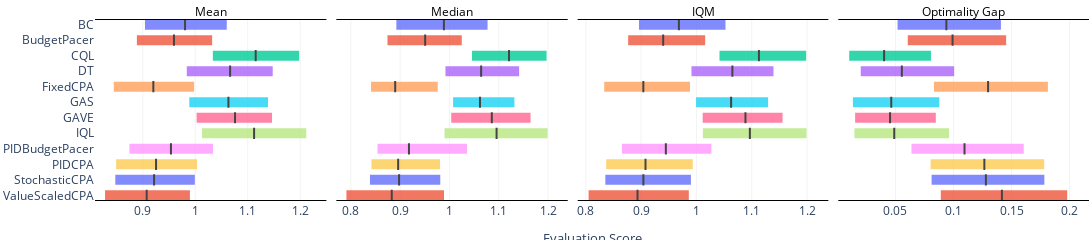

Notebook source saved alongside this figure:
### Code cell
aggregate_scores, aggregate_score_cis = compute_agent_interval_estimates(
    df_best_per_rotation,
    score_col="mean_score",
    run_setting_cols=["period", "rotate_index"],
    normalize_scores=True,
    reps=20000,
    task_bootstrap=True,
)
fig = plot_interval_estimates(
    point_estimates=aggregate_scores,
    interval_estimates=aggregate_score_cis,
    metric_names=['Mean', 'Median', 'IQM', 'Optimality Gap'],
    xlabel='Evaluation Score',
    fig_width=1200,
)
fig.show()

### Figure 1 — Plotly figure (JSON) as saved in the notebook; plotly's stock layout.template omitted (floating-point values rounded to 4 significant figures)
{"data": [{"hovertemplate": "<b>BC</b><br>Mean<br>Point: 0.980<br>CI: [0.904, 1.060]<extra></extra>", "line": {"color": "#636EFA", "width": 10}, "mode": "lines", "name": "BC_Mean", "opacity": 0.8, "showlegend": false, "type": "scatter", "x": [0.9041, 1.06], "xaxis": "x", "y": [5.5, 5.5], "yaxis": "y"}, {"hoverinfo": "skip", "marker": {"color": "black", "line": {"width": 2}, "size": 8, "symbol": "line-ns"}, "mode": "markers", "name": "BC_Mean_point", "showlegend": false, "type": "scatter", "x": [0.9805], "xaxis": "x", "y": [5.5], "yaxis": "y"}, {"hovertemplate": "<b>BudgetPacer</b><br>Mean<br>Point: 0.959<br>CI: [0.889, 1.032]<extra></extra>", "line": {"color": "#EF553B", "width": 10}, "mode": "lines", "name": "BudgetPacer_Mean", "opacity": 0.8, "showlegend": false, "type": "scatter", "x": [0.8887, 1.032], "xaxis": "x", "y": [5, 5], "yaxis": "y"}, {"hoverinfo": "skip", "marker": {"color": "black", "line": {"width": 2}, "size": 8, "symbol": "line-ns"}, "mode": "markers", "name": "BudgetPacer_Mean_point", "showlegend": false, "type": "scatter", "x": [0.9594], "xaxis": "x", "y": [5], "yaxis": "y"}, {"hovertemplate": "<b>CQL</b><br>Mean<br>Point: 1.115<br>CI: [1.033, 1.198]<extra></extra>", "line": {"color": "#00CC96", "width": 10}, "mode": "lines", "name": "CQL_Mean", "opacity": 0.8, "showlegend": false, "type": "scatter", "x": [1.033, 1.198], "xaxis": "x", "y": [4.5, 4.5], "yaxis": "y"}, {"hoverinfo": "skip", "marker": {"color": "black", "line": {"width": 2}, "size": 8, "symbol": "line-ns"}, "mode": "markers", "name": "CQL_Mean_point", "showlegend": false, "type": "scatter", "x": [1.115], "xaxis": "x", "y": [4.5], "yaxis": "y"}, {"hovertemplate": "<b>DT</b><br>Mean<br>Point: 1.066<br>CI: [0.984, 1.148]<extra></extra>", "line": {"color": "#AB63FA", "width": 10}, "mode": "lines", "name": "DT_Mean", "opacity": 0.8, "showlegend": false, "type": "scatter", "x": [0.9838, 1.148], "xaxis": "x", "y": [4, 4], "yaxis": "y"}, {"hoverinfo": "skip", "marker": {"color": "black", "line": {"width": 2}, "size": 8, "symbol": "line-ns"}, "mode": "markers", "name": "DT_Mean_point", "showlegend": false, "type": "scatter", "x": [1.066], "xaxis": "x", "y": [4], "yaxis": "y"}, {"hovertemplate": "<b>FixedCPA</b><br>Mean<br>Point: 0.920<br>CI: [0.845, 0.998]<extra></extra>", "line": {"color": "#FFA15A", "width": 10}, "mode": "lines", "name": "FixedCPA_Mean", "opacity": 0.8, "showlegend": false, "type": "scatter", "x": [0.8446, 0.9978], "xaxis": "x", "y": [3.5, 3.5], "yaxis": "y"}, {"hoverinfo": "skip", "marker": {"color": "black", "line": {"width": 2}, "size": 8, "symbol": "line-ns"}, "mode": "markers", "name": "FixedCPA_Mean_point", "showlegend": false, "type": "scatter", "x": [0.92], "xaxis": "x", "y": [3.5], "yaxis": "y"}, {"hovertemplate": "<b>GAS</b><br>Mean<br>Point: 1.063<br>CI: [0.989, 1.139]<extra></extra>", "line": {"color": "#19D3F3", "width": 10}, "mode": "lines", "name": "GAS_Mean", "opacity": 0.8, "showlegend": false, "type": "scatter", "x": [0.9886, 1.139], "xaxis": "x", "y": [3, 3], "yaxis": "y"}, {"hoverinfo": "skip", "marker": {"color": "black", "line": {"width": 2}, "size": 8, "symbol": "line-ns"}, "mode": "markers", "name": "GAS_Mean_point", "showlegend": false, "type": "scatter", "x": [1.063], "xaxis": "x", "y": [3], "yaxis": "y"}, {"hovertemplate": "<b>GAVE</b><br>Mean<br>Point: 1.076<br>CI: [1.002, 1.146]<extra></extra>", "line": {"color": "#FF6692", "width": 10}, "mode": "lines", "name": "GAVE_Mean", "opacity": 0.8, "showlegend": false, "type": "scatter", "x": [1.002, 1.146], "xaxis": "x", "y": [2.5, 2.5], "yaxis": "y"}, {"hoverinfo": "skip", "marker": {"color": "black", "line": {"width": 2}, "size": 8, "symbol": "line-ns"}, "mode": "markers", "name": "GAVE_Mean_point", "showlegend": false, "type": "scatter", "x": [1.076], "xaxis": "x", "y": [2.5], "yaxis": "y"}, {"hovertemplate": "<b>IQL</b><br>Mean<br>Point: 1.112<br>CI: [1.013, 1.212]<extra></extra>", "line": {"color": "#B6E880", "width": 10}, "mode": "lines", "name": "IQL_Mean", "opacity": 0.8, "showlegend": false, "type": "scatter", "x": [1.013, 1.212], "xaxis": "x", "y": [2, 2], "yaxis": "y"}, {"hoverinfo": "skip", "marker": {"color": "black", "line": {"width": 2}, "size": 8, "symbol": "line-ns"}, "mode": "markers", "name": "IQL_Mean_point", "showlegend": false, "type": "scatter", "x": [1.112], "xaxis": "x", "y": [2], "yaxis": "y"}, {"hovertemplate": "<b>PIDBudgetPacer</b><br>Mean<br>Point: 0.954<br>CI: [0.874, 1.034]<extra></extra>", "line": {"color": "#FF97FF", "width": 10}, "mode": "lines", "name": "PIDBudgetPacer_Mean", "opacity": 0.8, "showlegend": false, "type": "scatter", "x": [0.8745, 1.034], "xaxis": "x", "y": [1.5, 1.5], "yaxis": "y"}, {"hoverinfo": "skip", "marker": {"color": "black", "line": {"width": 2}, "size": 8, "symbol": "line-ns"}, "mode": "markers", "name": "PIDBudgetPacer_Mean_point", "showlegend": false, "type": "scatter", "x": [0.9536], "xaxis": "x", "y": [1.5], "yaxis": "y"}, {"hovertemplate": "<b>PIDCPA</b><br>Mean<br>Point: 0.925<br>CI: [0.849, 1.003]<extra></extra>", "line": {"color": "#FECB52", "width": 10}, "mode": "lines", "name": "PIDCPA_Mean", "opacity": 0.8, "showlegend": false, "type": "scatter", "x": [0.8491, 1.003], "xaxis": "x", "y": [1, 1], "yaxis": "y"}, {"hoverinfo": "skip", "marker": {"color": "black", "line": {"width": 2}, "size": 8, "symbol": "line-ns"}, "mode": "markers", "name": "PIDCPA_Mean_point", "showlegend": false, "type": "scatter", "x": [0.9252], "xaxis": "x", "y": [1], "yaxis": "y"}, {"hovertemplate": "<b>StochasticCPA</b><br>Mean<br>Point: 0.921<br>CI: [0.848, 0.999]<extra></extra>", "line": {"color": "#636EFA", "width": 10}, "mode": "lines", "name": "StochasticCPA_Mean", "opacity": 0.8, "showlegend": false, "type": "scatter", "x": [0.8475, 0.9991], "xaxis": "x", "y": [0.5, 0.5], "yaxis": "y"}, {"hoverinfo": "skip", "marker": {"color": "black", "line": {"width": 2}, "size": 8, "symbol": "line-ns"}, "mode": "markers", "name": "StochasticCPA_Mean_point", "showlegend": false, "type": "scatter", "x": [0.9214], "xaxis": "x", "y": [0.5], "yaxis": "y"}, {"hovertemplate": "<b>ValueScaledCPA</b><br>Mean<br>Point: 0.907<br>CI: [0.828, 0.990]<extra></extra>", "line": {"color": "#EF553B", "width": 10}, "mode": "lines", "name": "ValueScaledCPA_Mean", "opacity": 0.8, "showlegend": false, "type": "scatter", "x": [0.828, 0.9898], "xaxis": "x", "y": [0, 0], "yaxis": "y"}, {"hoverinfo": "skip", "marker": {"color": "black", "line": {"width": 2}, "size": 8, "symbol": "line-ns"}, "mode": "markers", "name": "ValueScaledCPA_Mean_point", "showlegend": false, "type": "scatter", "x": [0.9073], "xaxis": "x", "y": [0], "yaxis": "y"}, {"hovertemplate": "<b>BC</b><br>Median<br>Point: 0.989<br>CI: [0.892, 1.077]<extra></extra>", "line": {"color": "#636EFA", "width": 10}, "mode": "lines", "name": "BC_Median", "opacity": 0.8, "showlegend": false, "type": "scatter", "x": [0.8923, 1.077], "xaxis": "x2", "y": [5.5, 5.5], "yaxis": "y2"}, {"hoverinfo": "skip", "marker": {"color": "black", "line": {"width": 2}, "size": 8, "symbol": "line-ns"}, "mode": "markers", "name": "BC_Median_point", "showlegend": false, "type": "scatter", "x": [0.9888], "xaxis": "x2", "y": [5.5], "yaxis": "y2"}, {"hovertemplate": "<b>BudgetPacer</b><br>Median<br>Point: 0.951<br>CI: [0.874, 1.025]<extra></extra>", "line": {"color": "#EF553B", "width": 10}, "mode": "lines", "name": "BudgetPacer_Median", "opacity": 0.8, "showlegend": false, "type": "scatter", "x": [0.8743, 1.025], "xaxis": "x2", "y": [5, 5], "yaxis": "y2"}, {"hoverinfo": "skip", "marker": {"color": "black", "line": {"width": 2}, "size": 8, "symbol": "line-ns"}, "mode": "markers", "name": "BudgetPacer_Median_point", "showlegend": false, "type": "scatter", "x": [0.9507], "xaxis": "x2", "y": [5], "yaxis": "y2"}, {"hovertemplate": "<b>CQL</b><br>Median<br>Point: 1.121<br>CI: [1.046, 1.197]<extra></extra>", "line": {"color": "#00CC96", "width": 10}, "mode": "lines", "name": "CQL_Median", "opacity": 0.8, "showlegend": false, "type": "scatter", "x": [1.046, 1.197], "xaxis": "x2", "y": [4.5, 4.5], "yaxis": "y2"}, {"hoverinfo": "skip", "marker": {"color": "black", "line": {"width": 2}, "size": 8, "symbol": "line-ns"}, "mode": "markers", "name": "CQL_Median_point", "showlegend": false, "type": "scatter", "x": [1.121], "xaxis": "x2", "y": [4.5], "yaxis": "y2"}, {"hovertemplate": "<b>DT</b><br>Median<br>Point: 1.064<br>CI: [0.992, 1.141]<extra></extra>", "line": {"color": "#AB63FA", "width": 10}, "mode": "lines", "name": "DT_Median", "opacity": 0.8, "showlegend": false, "type": "scatter", "x": [0.9919, 1.141], "xaxis": "x2", "y": [4, 4], "yaxis": "y2"}, {"hoverinfo": "skip", "marker": {"color": "black", "line": {"width": 2}, "size": 8, "symbol": "line-ns"}, "mode": "markers", "name": "DT_Median_point", "showlegend": false, "type": "scatter", "x": [1.064], "xaxis": "x2", "y": [4], "yaxis": "y2"}, {"hovertemplate": "<b>FixedCPA</b><br>Median<br>Point: 0.890<br>CI: [0.841, 0.976]<extra></extra>", "line": {"color": "#FFA15A", "width": 10}, "mode": "lines", "name": "FixedCPA_Median", "opacity": 0.8, "showlegend": false, "type": "scatter", "x": [0.8409, 0.9763], "xaxis": "x2", "y": [3.5, 3.5], "yaxis": "y2"}, {"hoverinfo": "skip", "marker": {"color": "black", "line": {"width": 2}, "size": 8, "symbol": "line-ns"}, "mode": "markers", "name": "FixedCPA_Median_point", "showlegend": false, "type": "scatter", "x": [0.89], "xaxis": "x2", "y": [3.5], "yaxis": "y2"}, {"hovertemplate": "<b>GAS</b><br>Median<br>Point: 1.062<br>CI: [1.007, 1.132]<extra></extra>", "line": {"color": "#19D3F3", "width": 10}, "mode": "lines", "name": "GAS_Median", "opacity": 0.8, "showlegend": false, "type": "scatter", "x": [1.007, 1.132], "xaxis": "x2", "y": [3, 3], "yaxis": "y2"}, {"hoverinfo": "skip", "marker": {"color": "black", "line": {"width": 2}, "size": 8, "symbol": "line-ns"}, "mode": "markers", "name": "GAS_Median_point", "showlegend": false, "type": "scatter", "x": [1.062], "xaxis": "x2", "y": [3], "yaxis": "y2"}, {"hovertemplate": "<b>GAVE</b><br>Median<br>Point: 1.086<br>CI: [1.004, 1.165]<extra></extra>", "line": {"color": "#FF6692", "width": 10}, "mode": "lines", "name": "GAVE_Median", "opacity": 0.8, "showlegend": false, "type": "scatter", "x": [1.004, 1.165], "xaxis": "x2", "y": [2.5, 2.5], "yaxis": "y2"}, {"hoverinfo": "skip", "marker": {"color": "black", "line": {"width": 2}, "size": 8, "symbol": "line-ns"}, "mode": "markers", "name": "GAVE_Median_point", "showlegend": false, "type": "scatter", "x": [1.086], "xaxis": "x2", "y": [2.5], "yaxis": "y2"}, {"hovertemplate": "<b>IQL</b><br>Median<br>Point: 1.096<br>CI: [0.990, 1.199]<extra></extra>", "line": {"color": "#B6E880", "width": 10}, "mode": "lines", "name": "IQL_Median", "opacity": 0.8, "showlegend": false, "type": "scatter", "x": [0.9901, 1.199], "xaxis": "x2", "y": [2, 2], "yaxis": "y2"}, {"hoverinfo": "skip", "marker": {"color": "black", "line": {"width": 2}, "size": 8, "symbol": "line-ns"}, "mode": "markers", "name": "IQL_Median_point", "showlegend": false, "type": "scatter", "x": [1.096], "xaxis": "x2", "y": [2], "yaxis": "y2"}, {"hovertemplate": "<b>PIDBudgetPacer</b><br>Median<br>Point: 0.918<br>CI: [0.854, 1.036]<extra></extra>", "line": {"color": "#FF97FF", "width": 10}, "mode": "lines", "name": "PIDBudgetPacer_Median", "opacity": 0.8, "showlegend": false, "type": "scatter", "x": [0.8541, 1.036], "xaxis": "x2", "y": [1.5, 1.5], "yaxis": "y2"}, {"hoverinfo": "skip", "marker": {"color": "black", "line": {"width": 2}, "size": 8, "symbol": "line-ns"}, "mode": "markers", "name": "PIDBudgetPacer_Median_point", "showlegend": false, "type": "scatter", "x": [0.9179], "xaxis": "x2", "y": [1.5], "yaxis": "y2"}, {"hovertemplate": "<b>PIDCPA</b><br>Median<br>Point: 0.896<br>CI: [0.842, 0.981]<extra></extra>", "line": {"color": "#FECB52", "width": 10}, "mode": "lines", "name": "PIDCPA_Median", "opacity": 0.8, "showlegend": false, "type": "scatter", "x": [0.8417, 0.981], "xaxis": "x2", "y": [1, 1], "yaxis": "y2"}, {"hoverinfo": "skip", "marker": {"color": "black", "line": {"width": 2}, "size": 8, "symbol": "line-ns"}, "mode": "markers", "name": "PIDCPA_Median_point", "showlegend": false, "type": "scatter", "x": [0.896], "xaxis": "x2", "y": [1], "yaxis": "y2"}, {"hovertemplate": "<b>StochasticCPA</b><br>Median<br>Point: 0.898<br>CI: [0.839, 0.981]<extra></extra>", "line": {"color": "#636EFA", "width": 10}, "mode": "lines", "name": "StochasticCPA_Median", "opacity": 0.8, "showlegend": false, "type": "scatter", "x": [0.8388, 0.9814], "xaxis": "x2", "y": [0.5, 0.5], "yaxis": "y2"}, {"hoverinfo": "skip", "marker": {"color": "black", "line": {"width": 2}, "size": 8, "symbol": "line-ns"}, "mode": "markers", "name": "StochasticCPA_Median_point", "showlegend": false, "type": "scatter", "x": [0.8978], "xaxis": "x2", "y": [0.5], "yaxis": "y2"}, {"hovertemplate": "<b>ValueScaledCPA</b><br>Median<br>Point: 0.883<br>CI: [0.791, 0.989]<extra></extra>", "line": {"color": "#EF553B", "width": 10}, "mode": "lines", "name": "ValueScaledCPA_Median", "opacity": 0.8, "showlegend": false, "type": "scatter", "x": [0.791, 0.989], "xaxis": "x2", "y": [0, 0], "yaxis": "y2"}, {"hoverinfo": "skip", "marker": {"color": "black", "line": {"width": 2}, "size": 8, "symbol": "line-ns"}, "mode": "markers", "name": "ValueScaledCPA_Median_point", "showlegend": false, "type": "scatter", "x": [0.8829], "xaxis": "x2", "y": [0], "yaxis": "y2"}, {"hovertemplate": "<b>BC</b><br>IQM<br>Point: 0.968<br>CI: [0.896, 1.053]<extra></extra>", "line": {"color": "#636EFA", "width": 10}, "mode": "lines", "name": "BC_IQM", "opacity": 0.8, "showlegend": false, "type": "scatter", "x": [0.8962, 1.053], "xaxis": "x3", "y": [5.5, 5.5], "yaxis": "y3"}, {"hoverinfo": "skip", "marker": {"color": "black", "line": {"width": 2}, "size": 8, "symbol": "line-ns"}, "mode": "markers", "name": "BC_IQM_point", "showlegend": false, "type": "scatter", "x": [0.9684], "xaxis": "x3", "y": [5.5], "yaxis": "y3"}, {"hovertemplate": "<b>BudgetPacer</b><br>IQM<br>Point: 0.940<br>CI: [0.877, 1.016]<extra></extra>", "line": {"color": "#EF553B", "width": 10}, "mode": "lines", "name": "BudgetPacer_IQM", "opacity": 0.8, "showlegend": false, "type": "scatter", "x": [0.8767, 1.016], "xaxis": "x3", "y": [5, 5], "yaxis": "y3"}, {"hoverinfo": "skip", "marker": {"color": "black", "line": {"width": 2}, "size": 8, "symbol": "line-ns"}, "mode": "markers", "name": "BudgetPacer_IQM_point", "showlegend": false, "type": "scatter", "x": [0.9399], "xaxis": "x3", "y": [5], "yaxis": "y3"}, {"hovertemplate": "<b>CQL</b><br>IQM<br>Point: 1.113<br>CI: [1.042, 1.198]<extra></extra>", "line": {"color": "#00CC96", "width": 10}, "mode": "lines", "name": "CQL_IQM", "opacity": 0.8, "showlegend": false, "type": "scatter", "x": [1.042, 1.198], "xaxis": "x3", "y": [4.5, 4.5], "yaxis": "y3"}, {"hoverinfo": "skip", "marker": {"color": "black", "line": {"width": 2}, "size": 8, "symbol": "line-ns"}, "mode": "markers", "name": "CQL_IQM_point", "showlegend": false, "type": "scatter", "x": [1.113], "xaxis": "x3", "y": [4.5], "yaxis": "y3"}, {"hovertemplate": "<b>DT</b><br>IQM<br>Point: 1.065<br>CI: [0.991, 1.139]<extra></extra>", "line": {"color": "#AB63FA", "width": 10}, "mode": "lines", "name": "DT_IQM", "opacity": 0.8, "showlegend": false, "type": "scatter", "x": [0.9911, 1.139], "xaxis": "x3", "y": [4, 4], "yaxis": "y3"}, {"hoverinfo": "skip", "marker": {"color": "black", "line": {"width": 2}, "size": 8, "symbol": "line-ns"}, "mode": "markers", "name": "DT_IQM_point", "showlegend": false, "type": "scatter", "x": [1.065], "xaxis": "x3", "y": [4], "yaxis": "y3"}, {"hovertemplate": "<b>FixedCPA</b><br>IQM<br>Point: 0.904<br>CI: [0.833, 0.988]<extra></extra>", "line": {"color": "#FFA15A", "width": 10}, "mode": "lines", "name": "FixedCPA_IQM", "opacity": 0.8, "showlegend": false, "type": "scatter", "x": [0.8333, 0.9885], "xaxis": "x3", "y": [3.5, 3.5], "yaxis": "y3"}, {"hoverinfo": "skip", "marker": {"color": "black", "line": {"width": 2}, "size": 8, "symbol": "line-ns"}, "mode": "markers", "name": "FixedCPA_IQM_point", "showlegend": false, "type": "scatter", "x": [0.9041], "xaxis": "x3", "y": [3.5], "yaxis": "y3"}, {"hovertemplate": "<b>GAS</b><br>IQM<br>Point: 1.063<br>CI: [0.999, 1.130]<extra></extra>", "line": {"color": "#19D3F3", "width": 10}, "mode": "lines", "name": "GAS_IQM", "opacity": 0.8, "showlegend": false, "type": "scatter", "x": [0.9994, 1.13], "xaxis": "x3", "y": [3, 3], "yaxis": "y3"}, {"hoverinfo": "skip", "marker": {"color": "black", "line": {"width": 2}, "size": 8, "symbol": "line-ns"}, "mode": "markers", "name": "GAS_IQM_point", "showlegend": false, "type": "scatter", "x": [1.063], "xaxis": "x3", "y": [3], "yaxis": "y3"}, {"hovertemplate": "<b>GAVE</b><br>IQM<br>Point: 1.089<br>CI: [1.011, 1.156]<extra></extra>", "line": {"color": "#FF6692", "width": 10}, "mode": "lines", "name": "GAVE_IQM", "opacity": 0.8, "showlegend": false, "type": "scatter", "x": [1.011, 1.156], "xaxis": "x3", "y": [2.5, 2.5], "yaxis": "y3"}, {"hoverinfo": "skip", "marker": {"color": "black", "line": {"width": 2}, "size": 8, "symbol": "line-ns"}, "mode": "markers", "name": "GAVE_IQM_point", "showlegend": false, "type": "scatter", "x": [1.089], "xaxis": "x3", "y": [2.5], "yaxis": "y3"}, {"hovertemplate": "<b>IQL</b><br>IQM<br>Point: 1.097<br>CI: [1.012, 1.199]<extra></extra>", "line": {"color": "#B6E880", "width": 10}, "mode": "lines", "name": "IQL_IQM", "opacity": 0.8, "showlegend": false, "type": "scatter", "x": [1.012, 1.199], "xaxis": "x3", "y": [2, 2], "yaxis": "y3"}, {"hoverinfo": "skip", "marker": {"color": "black", "line": {"width": 2}, "size": 8, "symbol": "line-ns"}, "mode": "markers", "name": "IQL_IQM_point", "showlegend": false, "type": "scatter", "x": [1.097], "xaxis": "x3", "y": [2], "yaxis": "y3"}, {"hovertemplate": "<b>PIDBudgetPacer</b><br>IQM<br>Point: 0.945<br>CI: [0.865, 1.027]<extra></extra>", "line": {"color": "#FF97FF", "width": 10}, "mode": "lines", "name": "PIDBudgetPacer_IQM", "opacity": 0.8, "showlegend": false, "type": "scatter", "x": [0.8655, 1.027], "xaxis": "x3", "y": [1.5, 1.5], "yaxis": "y3"}, {"hoverinfo": "skip", "marker": {"color": "black", "line": {"width": 2}, "size": 8, "symbol": "line-ns"}, "mode": "markers", "name": "PIDBudgetPacer_IQM_point", "showlegend": false, "type": "scatter", "x": [0.9448], "xaxis": "x3", "y": [1.5], "yaxis": "y3"}, {"hovertemplate": "<b>PIDCPA</b><br>IQM<br>Point: 0.908<br>CI: [0.837, 0.993]<extra></extra>", "line": {"color": "#FECB52", "width": 10}, "mode": "lines", "name": "PIDCPA_IQM", "opacity": 0.8, "showlegend": false, "type": "scatter", "x": [0.8369, 0.9934], "xaxis": "x3", "y": [1, 1], "yaxis": "y3"}, {"hoverinfo": "skip", "marker": {"color": "black", "line": {"width": 2}, "size": 8, "symbol": "line-ns"}, "mode": "markers", "name": "PIDCPA_IQM_point", "showlegend": false, "type": "scatter", "x": [0.908], "xaxis": "x3", "y": [1], "yaxis": "y3"}, {"hovertemplate": "<b>StochasticCPA</b><br>IQM<br>Point: 0.904<br>CI: [0.835, 0.990]<extra></extra>", "line": {"color": "#636EFA", "width": 10}, "mode": "lines", "name": "StochasticCPA_IQM", "opacity": 0.8, "showlegend": false, "type": "scatter", "x": [0.8354, 0.9901], "xaxis": "x3", "y": [0.5, 0.5], "yaxis": "y3"}, {"hoverinfo": "skip", "marker": {"color": "black", "line": {"width": 2}, "size": 8, "symbol": "line-ns"}, "mode": "markers", "name": "StochasticCPA_IQM_point", "showlegend": false, "type": "scatter", "x": [0.9042], "xaxis": "x3", "y": [0.5], "yaxis": "y3"}, {"hovertemplate": "<b>ValueScaledCPA</b><br>IQM<br>Point: 0.894<br>CI: [0.805, 0.986]<extra></extra>", "line": {"color": "#EF553B", "width": 10}, "mode": "lines", "name": "ValueScaledCPA_IQM", "opacity": 0.8, "showlegend": false, "type": "scatter", "x": [0.8051, 0.9863], "xaxis": "x3", "y": [0, 0], "yaxis": "y3"}, {"hoverinfo": "skip", "marker": {"color": "black", "line": {"width": 2}, "size": 8, "symbol": "line-ns"}, "mode": "markers", "name": "ValueScaledCPA_IQM_point", "showlegend": false, "type": "scatter", "x": [0.8935], "xaxis": "x3", "y": [0], "yaxis": "y3"}, {"hovertemplate": "<b>BC</b><br>Optimality Gap<br>Point: 0.094<br>CI: [0.052, 0.141]<extra></extra>", "line": {"color": "#636EFA", "width": 10}, "mode": "lines", "name": "BC_Optimality Gap", "opacity": 0.8, "showlegend": false, "type": "scatter", "x": [0.0518, 0.1409], "xaxis": "x4", "y": [5.5, 5.5], "yaxis": "y4"}, {"hoverinfo": "skip", "marker": {"color": "black", "line": {"width": 2}, "size": 8, "symbol": "line-ns"}, "mode": "markers", "name": "BC_Optimality Gap_point", "showlegend": false, "type": "scatter", "x": [0.09385], "xaxis": "x4", "y": [5.5], "yaxis": "y4"}, {"hovertemplate": "<b>BudgetPacer</b><br>Optimality Gap<br>Point: 0.099<br>CI: [0.061, 0.145]<extra></extra>", "line": {"color": "#EF553B", "width": 10}, "mode": "lines", "name": "BudgetPacer_Optimality Gap", "opacity": 0.8, "showlegend": false, "type": "scatter", "x": [0.0606, 0.1454], "xaxis": "x4", "y": [5, 5], "yaxis": "y4"}, {"hoverinfo": "skip", "marker": {"color": "black", "line": {"width": 2}, "size": 8, "symbol": "line-ns"}, "mode": "markers", "name": "BudgetPacer_Optimality Gap_point", "showlegend": false, "type": "scatter", "x": [0.09919], "xaxis": "x4", "y": [5], "yaxis": "y4"}, {"hovertemplate": "<b>CQL</b><br>Optimality Gap<br>Point: 0.040<br>CI: [0.010, 0.081]<extra></extra>", "line": {"color": "#00CC96", "width": 10}, "mode": "lines", "name": "CQL_Optimality Gap", "opacity": 0.8, "showlegend": false, "type": "scatter", "x": [0.01013, 0.08058], "xaxis": "x4", "y": [4.5, 4.5], "yaxis": "y4"}, {"hoverinfo": "skip", "marker": {"color": "black", "line": {"width": 2}, "size": 8, "symbol": "line-ns"}, "mode": "markers", "name": "CQL_Optimality Gap_point", "showlegend": false, "type": "scatter", "x": [0.04022], "xaxis": "x4", "y": [4.5], "yaxis": "y4"}, {"hovertemplate": "<b>DT</b><br>Optimality Gap<br>Point: 0.055<br>CI: [0.020, 0.101]<extra></extra>", "line": {"color": "#AB63FA", "width": 10}, "mode": "lines", "name": "DT_Optimality Gap", "opacity": 0.8, "showlegend": false, "type": "scatter", "x": [0.02009, 0.1006], "xaxis": "x4", "y": [4, 4], "yaxis": "y4"}, {"hoverinfo": "skip", "marker": {"color": "black", "line": {"width": 2}, "size": 8, "symbol": "line-ns"}, "mode": "markers", "name": "DT_Optimality Gap_point", "showlegend": false, "type": "scatter", "x": [0.05549], "xaxis": "x4", "y": [4], "yaxis": "y4"}, {"hovertemplate": "<b>FixedCPA</b><br>Optimality Gap<br>Point: 0.130<br>CI: [0.083, 0.181]<extra></extra>", "line": {"color": "#FFA15A", "width": 10}, "mode": "lines", "name": "FixedCPA_Optimality Gap", "opacity": 0.8, "showlegend": false, "type": "scatter", "x": [0.08316, 0.1814], "xaxis": "x4", "y": [3.5, 3.5], "yaxis": "y4"}, {"hoverinfo": "skip", "marker": {"color": "black", "line": {"width": 2}, "size": 8, "symbol": "line-ns"}, "mode": "markers", "name": "FixedCPA_Optimality Gap_point", "showlegend": false, "type": "scatter", "x": [0.1298], "xaxis": "x4", "y": [3.5], "yaxis": "y4"}, {"hovertemplate": "<b>GAS</b><br>Optimality Gap<br>Point: 0.046<br>CI: [0.013, 0.088]<extra></extra>", "line": {"color": "#19D3F3", "width": 10}, "mode": "lines", "name": "GAS_Optimality Gap", "opacity": 0.8, "showlegend": false, "type": "scatter", "x": [0.01331, 0.08779], "xaxis": "x4", "y": [3, 3], "yaxis": "y4"}, {"hoverinfo": "skip", "marker": {"color": "black", "line": {"width": 2}, "size": 8, "symbol": "line-ns"}, "mode": "markers", "name": "GAS_Optimality Gap_point", "showlegend": false, "type": "scatter", "x": [0.04636], "xaxis": "x4", "y": [3], "yaxis": "y4"}, {"hovertemplate": "<b>GAVE</b><br>Optimality Gap<br>Point: 0.045<br>CI: [0.015, 0.085]<extra></extra>", "line": {"color": "#FF6692", "width": 10}, "mode": "lines", "name": "GAVE_Optimality Gap", "opacity": 0.8, "showlegend": false, "type": "scatter", "x": [0.01522, 0.08475], "xaxis": "x4", "y": [2.5, 2.5], "yaxis": "y4"}, {"hoverinfo": "skip", "marker": {"color": "black", "line": {"width": 2}, "size": 8, "symbol": "line-ns"}, "mode": "markers", "name": "GAVE_Optimality Gap_point", "showlegend": false, "type": "scatter", "x": [0.04535], "xaxis": "x4", "y": [2.5], "yaxis": "y4"}, {"hovertemplate": "<b>IQL</b><br>Optimality Gap<br>Point: 0.049<br>CI: [0.015, 0.096]<extra></extra>", "line": {"color": "#B6E880", "width": 10}, "mode": "lines", "name": "IQL_Optimality Gap", "opacity": 0.8, "showlegend": false, "type": "scatter", "x": [0.01463, 0.09614], "xaxis": "x4", "y": [2, 2], "yaxis": "y4"}, {"hoverinfo": "skip", "marker": {"color": "black", "line": {"width": 2}, "size": 8, "symbol": "line-ns"}, "mode": "markers", "name": "IQL_Optimality Gap_point", "showlegend": false, "type": "scatter", "x": [0.04894], "xaxis": "x4", "y": [2], "yaxis": "y4"}, {"hovertemplate": "<b>PIDBudgetPacer</b><br>Optimality Gap<br>Point: 0.110<br>CI: [0.064, 0.161]<extra></extra>", "line": {"color": "#FF97FF", "width": 10}, "mode": "lines", "name": "PIDBudgetPacer_Optimality Gap", "opacity": 0.8, "showlegend": false, "type": "scatter", "x": [0.06379, 0.1605], "xaxis": "x4", "y": [1.5, 1.5], "yaxis": "y4"}, {"hoverinfo": "skip", "marker": {"color": "black", "line": {"width": 2}, "size": 8, "symbol": "line-ns"}, "mode": "markers", "name": "PIDBudgetPacer_Optimality Gap_point", "showlegend": false, "type": "scatter", "x": [0.1095], "xaxis": "x4", "y": [1.5], "yaxis": "y4"}, {"hovertemplate": "<b>PIDCPA</b><br>Optimality Gap<br>Point: 0.127<br>CI: [0.080, 0.178]<extra></extra>", "line": {"color": "#FECB52", "width": 10}, "mode": "lines", "name": "PIDCPA_Optimality Gap", "opacity": 0.8, "showlegend": false, "type": "scatter", "x": [0.08029, 0.1782], "xaxis": "x4", "y": [1, 1], "yaxis": "y4"}, {"hoverinfo": "skip", "marker": {"color": "black", "line": {"width": 2}, "size": 8, "symbol": "line-ns"}, "mode": "markers", "name": "PIDCPA_Optimality Gap_point", "showlegend": false, "type": "scatter", "x": [0.1266], "xaxis": "x4", "y": [1], "yaxis": "y4"}, {"hovertemplate": "<b>StochasticCPA</b><br>Optimality Gap<br>Point: 0.128<br>CI: [0.081, 0.178]<extra></extra>", "line": {"color": "#636EFA", "width": 10}, "mode": "lines", "name": "StochasticCPA_Optimality Gap", "opacity": 0.8, "showlegend": false, "type": "scatter", "x": [0.08112, 0.1783], "xaxis": "x4", "y": [0.5, 0.5], "yaxis": "y4"}, {"hoverinfo": "skip", "marker": {"color": "black", "line": {"width": 2}, "size": 8, "symbol": "line-ns"}, "mode": "markers", "name": "StochasticCPA_Optimality Gap_point", "showlegend": false, "type": "scatter", "x": [0.1279], "xaxis": "x4", "y": [0.5], "yaxis": "y4"}, {"hovertemplate": "<b>ValueScaledCPA</b><br>Optimality Gap<br>Point: 0.142<br>CI: [0.089, 0.198]<extra></extra>", "line": {"color": "#EF553B", "width": 10}, "mode": "lines", "name": "ValueScaledCPA_Optimality Gap", "opacity": 0.8, "showlegend": false, "type": "scatter", "x": [0.08906, 0.198], "xaxis": "x4", "y": [0, 0], "yaxis": "y4"}, {"hoverinfo": "skip", "marker": {"color": "black", "line": {"width": 2}, "size": 8, "symbol": "line-ns"}, "mode": "markers", "name": "ValueScaledCPA_Optimality Gap_point", "showlegend": false, "type": "scatter", "x": [0.1417], "xaxis": "x4", "y": [0], "yaxis": "y4"}], "layout": {"annotations": [{"font": {"color": "black", "size": 12}, "showarrow": false, "text": "Mean", "x": 0.1164, "xanchor": "center", "xref": "paper", "y": 0.99, "yanchor": "bottom", "yref": "paper"}, {"font": {"color": "black", "size": 12}, "showarrow": false, "text": "Median", "x": 0.3592, "xanchor": "center", "xref": "paper", "y": 0.99, "yanchor": "bottom", "yref": "paper"}, {"font": {"color": "black", "size": 12}, "showarrow": false, "text": "IQM", "x": 0.6117, "xanchor": "center", "xref": "paper", "y": 0.99, "yanchor": "bottom", "yref": "paper"}, {"font": {"color": "black", "size": 12}, "showarrow": false, "text": "Optimality Gap", "x": 0.8739, "xanchor": "center", "xref": "paper", "y": 0.99, "yanchor": "bottom", "yref": "paper"}, {"font": {"size": 13}, "showarrow": false, "text": "Evaluation Score", "x": 0.5, "xanchor": "center", "xref": "paper", "y": -0.15, "yanchor": "top", "yref": "paper"}], "font": {"size": 12}, "height": 200, "margin": {"b": 40, "l": 3, "r": 3, "t": 20}, "paper_bgcolor": "white", "plot_bgcolor": "white", "showlegend": false, "width": 1200, "xaxis": {"anchor": "y", "domain": [0, 0.2328], "gridcolor": "rgba(128,128,128,0.2)", "gridwidth": 0.5, "linecolor": "black", "linewidth": 1, "mirror": true, "nticks": 5, "range": [0.8088, 1.25], "showgrid": true, "showline": true, "tickfont": {"size": 12}, "zeroline": false}, "xaxis2": {"anchor": "y2", "domain": [0.2428, 0.4756], "gridcolor": "rgba(128,128,128,0.2)", "gridwidth": 0.5, "linecolor": "black", "linewidth": 1, "mirror": true, "nticks": 5, "range": [0.7706, 1.24], "showgrid": true, "showline": true, "tickfont": {"size": 12}, "zeroline": false}, "xaxis3": {"anchor": "y3", "domain": [0.4856, 0.7378], "gridcolor": "rgba(128,128,128,0.2)", "gridwidth": 0.5, "linecolor": "black", "linewidth": 1, "mirror": true, "nticks": 5, "range": [0.7854, 1.239], "showgrid": true, "showline": true, "tickfont": {"size": 12}, "zeroline": false}, "xaxis4": {"anchor": "y4", "domain": [0.7478, 1], "gridcolor": "rgba(128,128,128,0.2)", "gridwidth": 0.5, "linecolor": "black", "linewidth": 1, "mirror": true, "nticks": 5, "range": [0.0007361, 0.2168], "showgrid": true, "showline": true, "tickfont": {"size": 12}, "zeroline": false}, "yaxis": {"anchor": "x", "domain": [0, 1], "fixedrange": true, "range": [-0.15, 5.65], "showgrid": false, "showline": false, "tickfont": {"size": 12}, "ticktext": ["ValueScaledCPA", "StochasticCPA", "PIDCPA", "PIDBudgetPacer", "IQL", "GAVE", "GAS", "FixedCPA", "DT", "CQL", "BudgetPacer", "BC"], "tickvals": [0, 0.5, 1, 1.5, 2, 2.5, 3, 3.5, 4, 4.5, 5, 5.5], "zeroline": false}, "yaxis2": {"anchor": "x2", "domain": [0, 1], "fixedrange": true, "range": [-0.15, 5.65], "showgrid": false, "showline": false, "tickfont": {"size": 12}, "ticktext": ["", "", "", "", "", "", "", "", "", "", "", ""], "tickvals": [0, 0.5, 1, 1.5, 2, 2.5, 3, 3.5, 4, 4.5, 5, 5.5], "zeroline": false}, "yaxis3": {"anchor": "x3", "domain": [0, 1], "fixedrange": true, "range": [-0.15, 5.65], "showgrid": false, "showline": false, "tickfont": {"size": 12}, "ticktext": ["", "", "", "", "", "", "", "", "", "", "", ""], "tickvals": [0, 0.5, 1, 1.5, 2, 2.5, 3, 3.5, 4, 4.5, 5, 5.5], "zeroline": false}, "yaxis4": {"anchor": "x4", "domain": [0, 1], "fixedrange": true, "range": [-0.15, 5.65], "showgrid": false, "showline": false, "tickfont": {"size": 12}, "ticktext": ["", "", "", "", "", "", "", "", "", "", "", ""], "tickvals": [0, 0.5, 1, 1.5, 2, 2.5, 3, 3.5, 4, 4.5, 5, 5.5], "zeroline": false}}}
